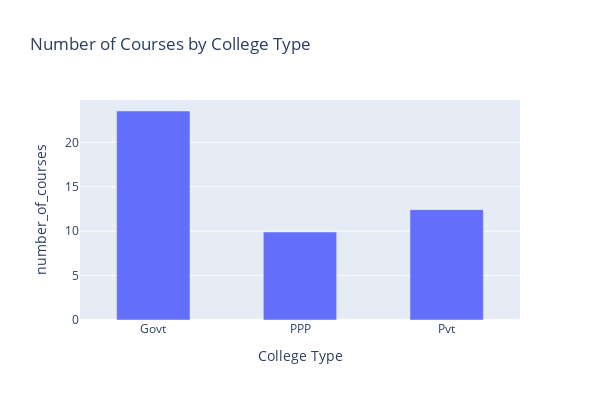

This figure's notebook cell:
### Code cell
new_ratings_df = ratings_vs_type_df_filtered.groupby('college_type')["number_of_courses"].mean().reset_index()
# Create a bar plot using Matplotlib
# Creating an interactive bar plot using Plotly
fig = px.bar(new_ratings_df, x='college_type', y='number_of_courses',
             labels={"college_type": "College Type", "ratings": "Ratings"},
             title="Number of Courses by College Type")

fig.update_layout(width=600,height=400,barmode='group', bargap=0.5)
# Show the plot
fig.show()

### Figure 1 — Plotly figure (JSON) as saved in the notebook; plotly's stock layout.template omitted (floating-point values rounded to 4 significant figures)
{"data": [{"alignmentgroup": "True", "hovertemplate": "College Type=%{x}<br>number_of_courses=%{y}<extra></extra>", "legendgroup": "", "marker": {"color": "#636efa", "pattern": {"shape": ""}}, "name": "", "offsetgroup": "", "orientation": "v", "showlegend": false, "textposition": "auto", "type": "bar", "x": ["Govt", "PPP", "Pvt"], "xaxis": "x", "y": [23.52, 9.907, 12.42], "yaxis": "y"}], "layout": {"bargap": 0.5, "barmode": "group", "height": 400, "legend": {"tracegroupgap": 0}, "title": {"text": "Number of Courses by College Type"}, "width": 600, "xaxis": {"anchor": "y", "domain": [0, 1], "title": {"text": "College Type"}}, "yaxis": {"anchor": "x", "domain": [0, 1], "title": {"text": "number_of_courses"}}}}
